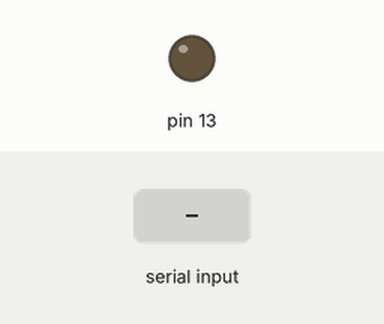
This sketch was run on a simulated Arduino Uno, built with avr-gcc and run on an emulated ATmega328P. Parts: output pins drawn as LEDs (lit = HIGH). The inputs (shaded band) are chosen by the test bench.

Above: at 1.2 s.
1.3 s: "1" received over the second serial link
At 1.8 s:
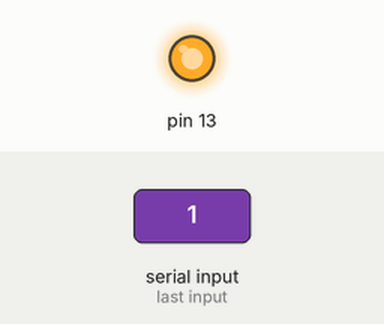
2.8 s: "0" received over the second serial link
At 4.2 s:
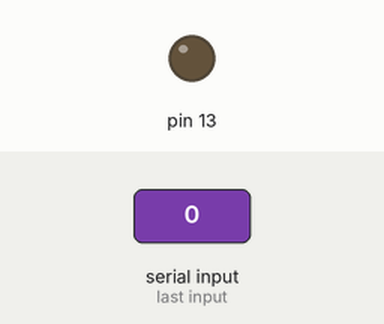
Timing chart, 0 to 5.8 s (numbered marks = the images above; inputs shaded):
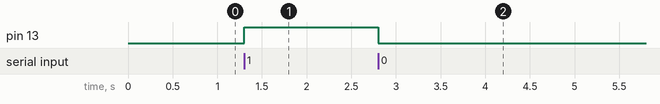

Measured:
- after the input at 1.3 s, pin 13: LOW → HIGH at once
- after the input at 2.8 s, pin 13: HIGH → LOW at once

The sketch:

bluetooth_02.ino
```cpp
#include <SoftwareSerial.h>
char rec;
SoftwareSerial blue(2,3);
void setup(){
  pinMode(13,OUTPUT);
  blue.begin(9600);
  blue.println("Conectado");
}
void loop() {
  if(blue.available()){
    rec=blue.read();
    switch(rec){
      case '0':
        digitalWrite(13,LOW);
        delay(500);
        blue.println("Led off");
        break;
      case '1':
        digitalWrite(13,HIGH);
        delay(500);
        blue.println("Led on");
        break;
      default:
        delay(500);
        blue.print(rec);
        blue.println(" no es una orden valida. Introduzca 0 o 1");
    }
  }
}
```
